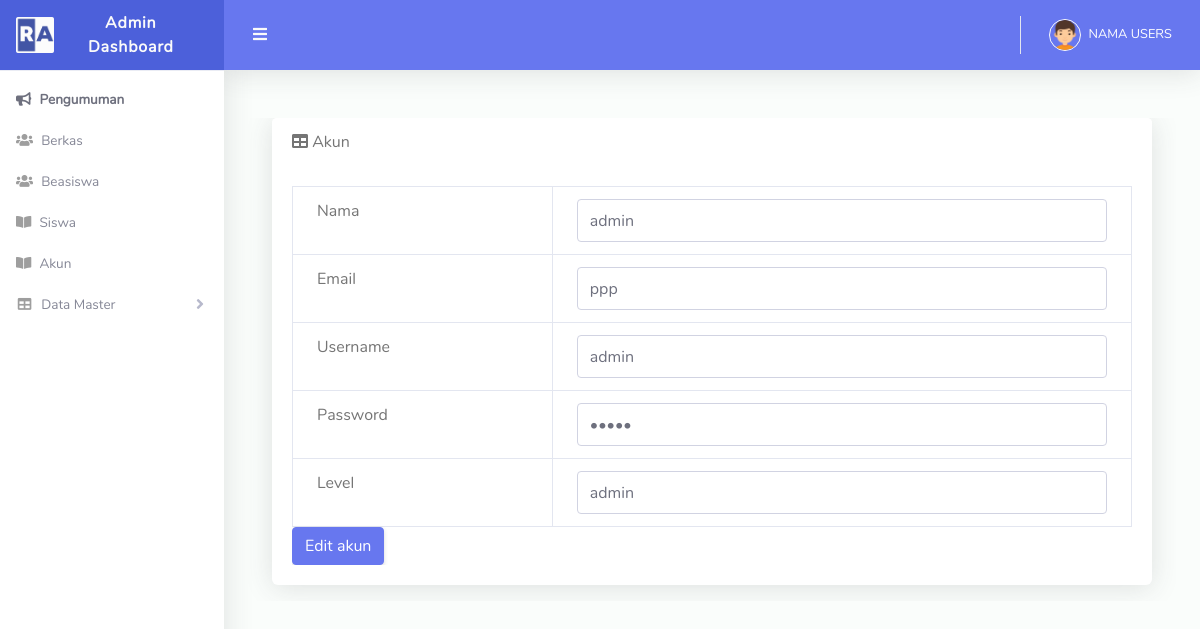
The page /akun/edit/2 on the database its author committed.
### tables this page shows
CREATE TABLE `user` (
  `id_user` int(11) NOT NULL,
  `nisn` varchar(10) NOT NULL,
  `email` varchar(30) NOT NULL,
  `username` varchar(30) NOT NULL,
  `password` varchar(30) NOT NULL,
  `name` varchar(30) NOT NULL,
  `level` varchar(10) NOT NULL
);

### application/controllers/Akun.php (called while the page is built, shortened)
<?php
    class Akun extends CI_Controller {
        public function __construct(){
            $this->load->model('Akun_model');
            $this->load->library('form_validation');
            $this->load->library('session');
        }
        public function edit( $param = null ){
            if ( $param ) {
                $data['title']='Edit Akun';
                $data['identitas'] = $this->Akun_model->getakunById( $param );
                $this->load->view('template/header',$data);
                $this->load->view('account/edit',$data);
                $this->load->view('template/footer');
            } else {
                echo "Hayoo mau ngapain ? cari bug yaa";
            }
        }
    }
?>

### index.php (called while the page is built, shortened)
<?php
require_once BASEPATH.'core/CodeIgniter.php';

### application/models/Akun_model.php (called while the page is built, shortened)
<?php
    class Akun_model extends CI_Model {
        public function getAkunById($id){
            $query=$this->db->get_where('user', array('id_user' => $id));
            return $query->row_array();
        }
    }
?>

### application/views/account/edit.php (the view, shortened to what this page needs)
<div id="content-wrapper">
            <div class="container-fluid">
                <div class="card mb-3">
                    <div class="card-header">
                        <i class="fas fa-table"></i>
                        Akun</div>
                    <div class="card-body">
                        <div class="table-responsive">
                                <table class="table table-bordered" id="dataTable" width="100%" cellspacing="0">
                                    <form action="?id_user=<?php echo $identitas['id_user'] ?>" method="POST">
                                        <tr>
                                            <td>Nama</td>
                                            <td><input type="text" class="form-control" name="nama" value="<?= $identitas['name'] ?>"></td>
                                        </tr>
                                        <tr>
                                            <td>Email</td>
                                            <td><input type="text" class="form-control" name="email" value="<?= $identitas['email'] ?>"></td>
                                        </tr>
                                        <tr>
                                            <td>Username</td>
                                            <td><input type="text" class="form-control" name="username" value="<?= $identitas['username'] ?>"></td>
                                        </tr>
                                        <tr>
                                            <td>Password</td>
                                            <td><input type="password" class="form-control" name="password" value="<?= $identitas['password'] ?>"></td>
                                        </tr>
                                        <tr>
                                            <td>Level</td>
                                            <td><input type="text" class="form-control" name="level" value="<?= $identitas['level'] ?>"></td>
                                        </tr>
                                </table>
                                <input type="submit" name="submit" value="Edit akun" class="btn btn-primary">
                        </div>
                    </div>
                </div>
            </div>
        </div>

### rows shown on the page
user: nama "admin", email "ppp", username "admin", level "admin"
